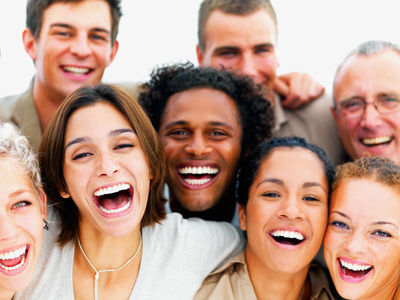
#> input picture img/people.jpg, 400 x 300 px
$ jupyter execute --allow-errors opencv.ipynb
#> lines starting #> are read from the running program, lines starting #| are printed output that depends on the picture; after the words box and inside, x2 and y2 are one past the last pixel; in counts of white or black regions, pixels touching at a corner belong together
# Facial detection

[cell 1]
import numpy as np
import matplotlib.pyplot as plt
import cv2

face_cascade = cv2.CascadeClassifier('haarcascade_frontalface_default.xml')
eye_cascade = cv2.CascadeClassifier('haarcascade_eye.xml')

img = cv2.imread('img/people.jpg')
#> img is the input picture: shape (300, 400, 3); mean B, G, R 136.4, 152.4, 188.1
gray = cv2.cvtColor(img, cv2.COLOR_BGR2GRAY)
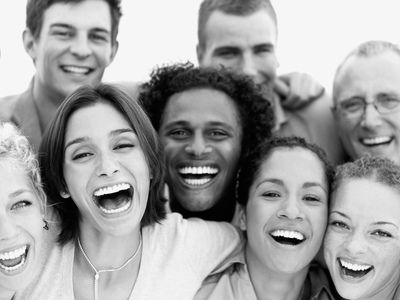
#> gray: shape (300, 400); min 0, max 255, mean 161.2

[cell 2]
faces = face_cascade.detectMultiScale(gray, 1.3, 5)
#> faces = [[36, 2, 86, 86], [148, 92, 101, 101], [51, 109, 110, 110], [240, 155, 103, 103]]
for (x,y,w,h) in faces:
    img = cv2.rectangle(img,(x,y),(x+w,y+h),(255,0,0),2)
    roi_gray = gray[y:y+h, x:x+w]
    roi_color = img[y:y+h, x:x+w]
    eyes = eye_cascade.detectMultiScale(roi_gray)
    for (ex,ey,ew,eh) in eyes:
        cv2.rectangle(roi_color,(ex,ey),(ex+ew,ey+eh),(0,255,0),2)
#> this loop made 4 passes
#> (x, y, w, h, eyes) on passes 1 to 4: (36, 2, 86, 86, [[15, 21, 22, 22], [50, 25, 22, 22]]), (148, 92, 101, 101, [[24, 30, 21, 21], [55, 30, 23, 23]]), (51, 109, 110, 110, [[19, 34, 24, 24], [58, 21, 29, 29]]), (240, 155, 103, 103, [[17, 25, 27, 27]])
#> pass 1, `img = cv2.rectangle(img,(x,y),(x+w,y+h),(255,0,0),2)`:
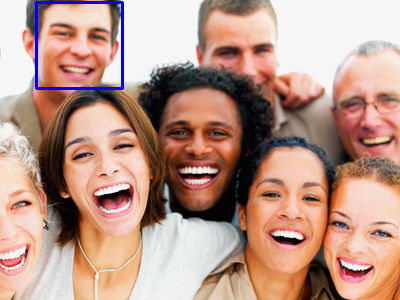
#> img: shape (300, 400, 3); 0.86% of pixels changed, all inside (x1, y1, x2, y2) = (35, 1, 124, 90)
#> pass 1, `roi_gray = gray[y:y+h, x:x+w]`:
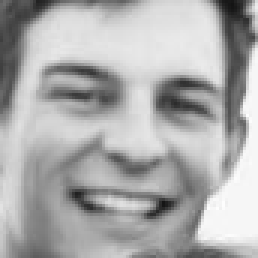
#> roi_gray: shape (86, 86) (shown 3 times larger); min 20, max 254, mean 172.2
#> pass 1, `roi_color = img[y:y+h, x:x+w]`:
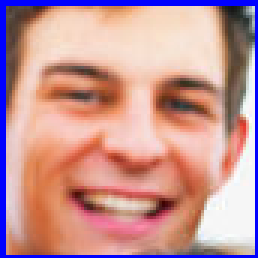
#> roi_color: shape (86, 86, 3) (shown 3 times larger); mean B, G, R 149.6, 149.2, 197.5
#> pass 2, `img = cv2.rectangle(img,(x,y),(x+w,y+h),(255,0,0),2)`:
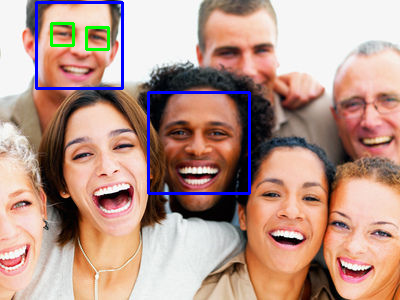
#> img: shape (300, 400, 3); 1.44% of pixels changed, all inside (x1, y1, x2, y2) = (50, 22, 251, 195)
#> after the loop:
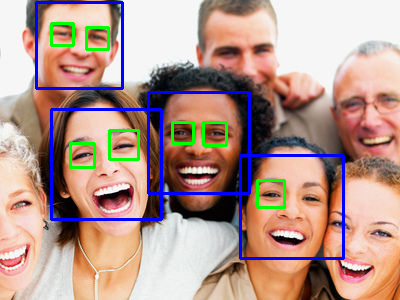
#> img: shape (300, 400, 3); 3.32% of pixels changed, all inside (x1, y1, x2, y2) = (50, 108, 345, 260)
#> after the loop:
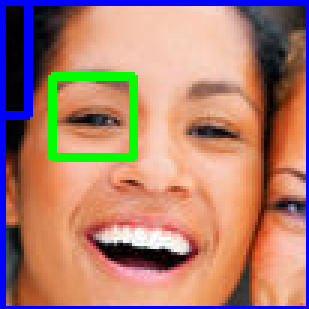
#> roi_color: shape (103, 103, 3) (shown 3 times larger); mean B, G, R 111.7, 126.2, 172.4
#> after the loop:
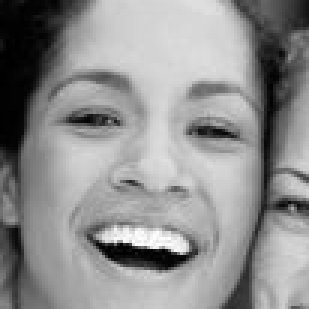
#> roi_gray: shape (103, 103) (shown 3 times larger); min 0, max 255, mean 142.8

# plt.imshow(img)
# plt.show()
cv2.imshow('img',img)
cv2.waitKey(0)
cv2.destroyAllWindows()

$ run again, with img/cylinder.png saved as img/people.jpg
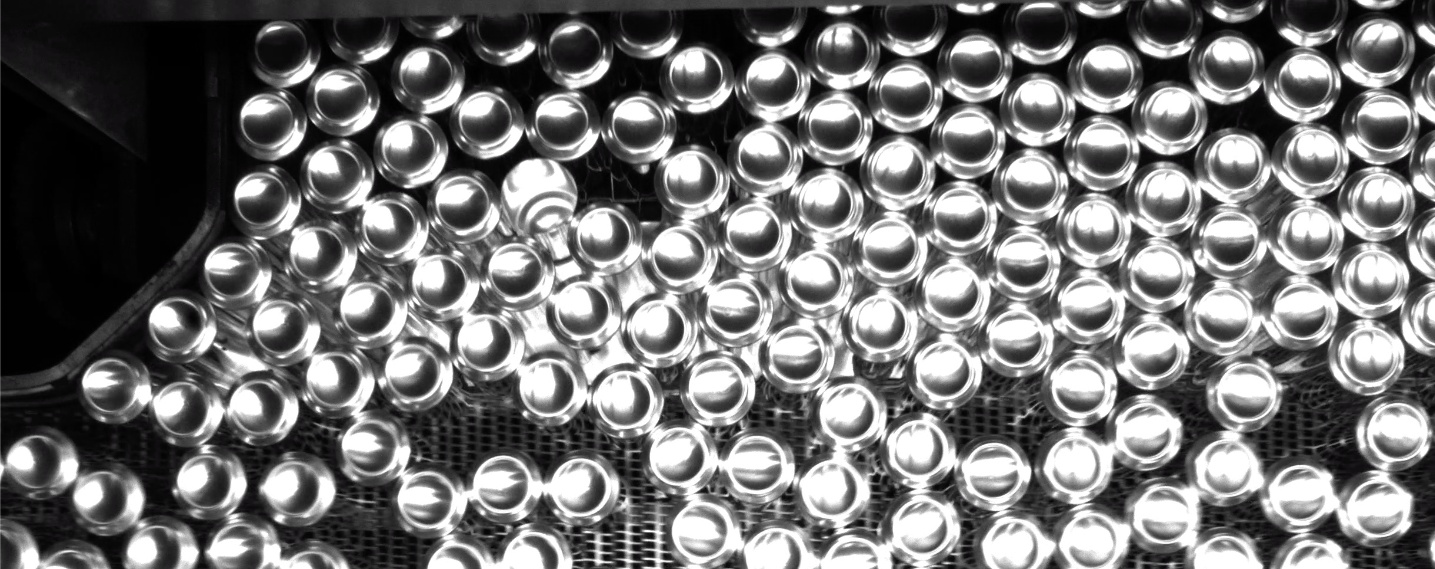
#> input picture img/cylinder.png, 1435 x 569 px
#> img is the input picture: shape (569, 1435, 3); mean B, G, R 113.8, 113.7, 113.8
#> faces = [[950, 422, 89, 89]]
#> the loop `for (x,y,w,h) in faces:` made 1 pass
#> pass 1, `img = cv2.rectangle(img,(x,y),(x+w,y+h),(255,0,0),2)`:
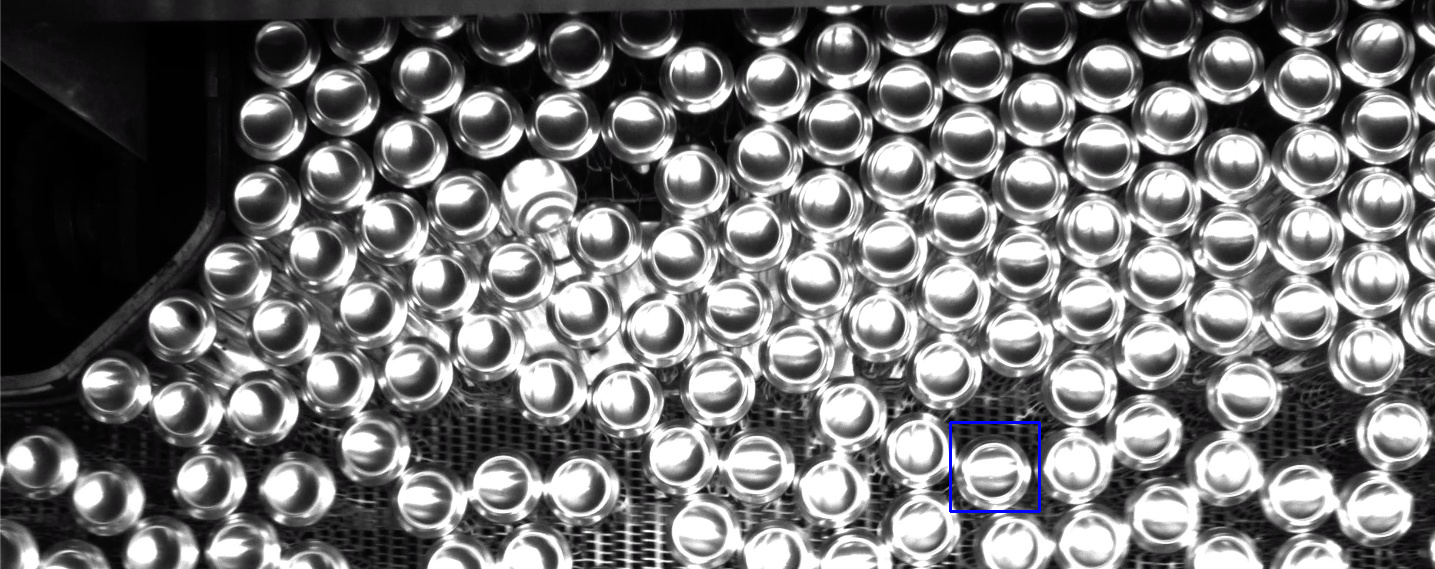
#> img: shape (569, 1435, 3); 0.13% of pixels changed, all inside (x1, y1, x2, y2) = (949, 421, 1041, 513)
#> pass 1, `roi_color = img[y:y+h, x:x+w]`:
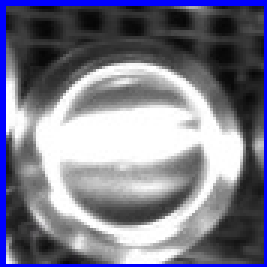
#> roi_color: shape (89, 89, 3) (shown 3 times larger); mean B, G, R 138.5, 121.6, 121.6
